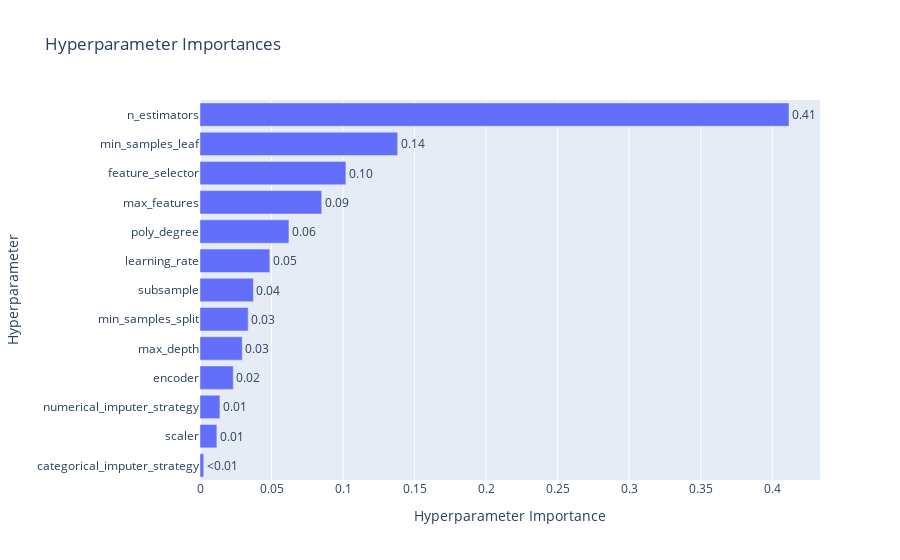

Notebook code cell kept with this figure:
### Code cell
ov.plot_param_importances(study)

### Figure 1 — Plotly figure (JSON) as saved in the notebook; plotly's stock layout.template omitted (floating-point values rounded to 4 significant figures)
{"data": [{"cliponaxis": false, "hovertemplate": ["categorical_imputer_strategy (CategoricalDistribution): 0.0026060631093546924<extra></extra>", "scaler (CategoricalDistribution): 0.011793373099077593<extra></extra>", "numerical_imputer_strategy (CategoricalDistribution): 0.013912907634854638<extra></extra>", "encoder (CategoricalDistribution): 0.023250105796188678<extra></extra>", "max_depth (IntDistribution): 0.029530862791642198<extra></extra>", "min_samples_split (IntDistribution): 0.033658638516757655<extra></extra>", "subsample (FloatDistribution): 0.03734950689017597<extra></extra>", "learning_rate (FloatDistribution): 0.04881356490293591<extra></extra>", "poly_degree (IntDistribution): 0.06217173495325803<extra></extra>", "max_features (FloatDistribution): 0.0850777516704447<extra></extra>", "feature_selector (CategoricalDistribution): 0.10199254510882103<extra></extra>", "min_samples_leaf (IntDistribution): 0.13816460884163062<extra></extra>", "n_estimators (IntDistribution): 0.41167833668485826<extra></extra>"], "name": "Objective Value", "orientation": "h", "text": ["<0.01", "0.01", "0.01", "0.02", "0.03", "0.03", "0.04", "0.05", "0.06", "0.09", "0.10", "0.14", "0.41"], "textposition": "outside", "type": "bar", "x": [0.002606, 0.01179, 0.01391, 0.02325, 0.02953, 0.03366, 0.03735, 0.04881, 0.06217, 0.08508, 0.102, 0.1382, 0.4117], "y": ["categorical_imputer_strategy", "scaler", "numerical_imputer_strategy", "encoder", "max_depth", "min_samples_split", "subsample", "learning_rate", "poly_degree", "max_features", "feature_selector", "min_samples_leaf", "n_estimators"]}], "layout": {"title": {"text": "Hyperparameter Importances"}, "xaxis": {"title": {"text": "Hyperparameter Importance"}}, "yaxis": {"title": {"text": "Hyperparameter"}}}}
